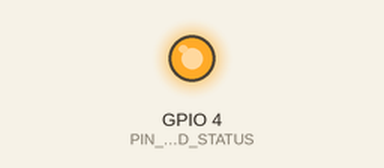
Bench run of a sketch on a simulated ESP32. Shown: output pins drawn as LEDs (lit = HIGH). What the sketch prints to the serial monitor is not drawn. At 0.2 s the program puts the board to deep sleep or switches it off; the recording ends there.

Above: at 0.1 s.
Timing chart, 0 to 0.2 s (numbered marks = the images above):
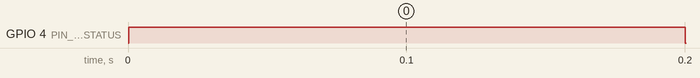

Measured:
- by itself, GPIO 4 (PIN_LED_STATUS): LOW → HIGH at 0.00 s, → LOW 0.20 s later

The sketch:

modul09_tidur_pertama.ino
```cpp
// Modul 9 - Kemenangan Cepat: ESP32 tidur 5 detik, bangun sendiri, lalu tidur lagi
// Rangkaian: LED status di D4 (lewat resistor 220 ohm). Tombol D13 belum dipakai di sini.
// Setiap kali bangun, LED berkedip sekali dan Serial mencetak sudah berapa kali papan bangun.

const int PIN_LED_STATUS = 4;
const unsigned long LAMA_TIDUR_DETIK = 5;  // lama tidur, dalam detik

RTC_DATA_ATTR int jumlahBangun = 0;  // disimpan di memori RTC: tetap ada selama deep sleep

void setup() {
  Serial.begin(115200);
  pinMode(PIN_LED_STATUS, OUTPUT);

  jumlahBangun++;
  Serial.print("Bangun ke-");
  Serial.print(jumlahBangun);
  if (esp_sleep_get_wakeup_cause() == ESP_SLEEP_WAKEUP_TIMER) {
    Serial.println(": dibangunkan alarm timer.");
  } else {
    Serial.println(": baru dinyalakan.");
  }

  digitalWrite(PIN_LED_STATUS, HIGH);  // kedip singkat: tanda "aku bangun"
  delay(200);
  digitalWrite(PIN_LED_STATUS, LOW);

  Serial.printf("Tidur %lu detik... sampai jumpa!\n", LAMA_TIDUR_DETIK);
  Serial.flush();  // tunggu sampai semua huruf terkirim, baru tidur
  esp_sleep_enable_timer_wakeup(LAMA_TIDUR_DETIK * 1000000ULL);  // satuannya mikrodetik
  esp_deep_sleep_start();  // tidur sekarang; saat bangun, program mulai lagi dari setup()
}

void loop() {
  // Tidak pernah dijalankan: setelah deep sleep, papan selalu mulai lagi dari setup().
}
```
